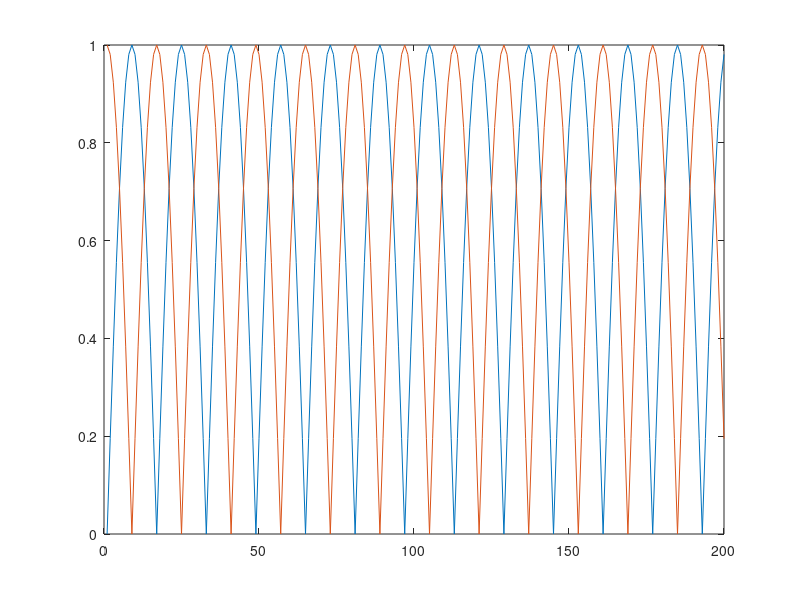

This chart was generated by the following MATLAB code:
%MSK signal generation
clc; close all; clear all;

data_bits_i(1,(1:2:2000)) = zeros(1,1000)+1;
data_bits_i(1,(2:2:2000)) = ones(1,1000);

data_bits_q(1,(1:2:2000)) = zeros(1,1000)+1;
data_bits_q(1,(2:2:2000)) = ones(1,1000);

f = 20;
Fs = 32*f;
t = 0:1/Fs:15/Fs;
x = sin(2*pi*f*t);
y = -x;

I_Signal = [];
Q_Signal = [];
for ii = 1:1:2000
    I_Signal = [I_Signal data_bits_i(ii)*x];
end

for ii = 1:1:2000
    Q_Signal = [Q_Signal data_bits_q(ii)*x];
end

Q_Signal = [Q_Signal(1,9:end) Q_Signal(1,end-7:end)]; % I_Signal(1,1:4)];

x_lenth = 1:1:200;
figure; plot(x_lenth,I_Signal(1,1:200),x_lenth,Q_Signal(1,1:200));

IQ_Signal = I_Signal + Q_Signal;


% tc = gauspuls('cutoff',50E3,.6,[],-40);
% t  = -tc : 1E-6 : tc;
% yi = gauspuls(t,50E3,.6); plot(t,yi)



